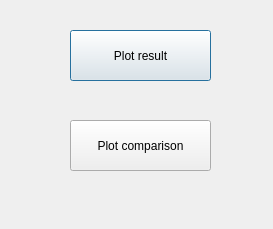
<?xml version="1.0" encoding="UTF-8"?>
<ui version="4.0">
 <class>PlottingOptions</class>
 <widget class="QDialog" name="PlottingOptions">
  <property name="geometry">
   <rect>
    <x>0</x>
    <y>0</y>
    <width>273</width>
    <height>229</height>
   </rect>
  </property>
  <property name="windowTitle">
   <string>PlottingOptions</string>
  </property>
  <widget class="QPushButton" name="plot_result">
   <property name="geometry">
    <rect>
     <x>70</x>
     <y>30</y>
     <width>141</width>
     <height>51</height>
    </rect>
   </property>
   <property name="text">
    <string>Plot result</string>
   </property>
  </widget>
  <widget class="QPushButton" name="plot_comparison">
   <property name="geometry">
    <rect>
     <x>70</x>
     <y>120</y>
     <width>141</width>
     <height>51</height>
    </rect>
   </property>
   <property name="text">
    <string>Plot comparison</string>
   </property>
  </widget>
 </widget>
 <resources/>
 <connections/>
</ui>
